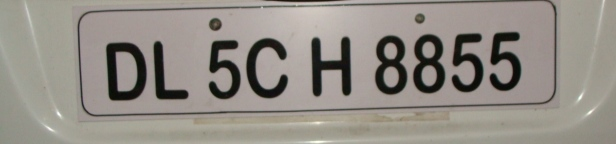
%> input picture ca2/p1/image1.jpg, 616 x 144 px
$ octave p1.m   (GNU Octave 9; MATLAB toolbox functions it lacks are replaced by stand-ins)
%> lines starting %> are read from the running program, lines starting %| are printed output that depends on the picture; in (x1, y1, x2, y2) boxes, pixels count from 0 and x2, y2 are one past the last pixel; in counts of white or black regions, pixels touching at a corner belong together; the program's own positions count from 1
### ca2/mygrayfun.m
function grayimage=mygrayfun(image)
    grayimage=zeros(size(image,1),size(image,2));
    for i=1:size(image,1)
        for j=1:size(image,2)
            grayimage(i,j)=0.299*image(i,j,1)+0.578*image(i,j,2)+0.114*image(i,j,3);
        end
    end
    grayimage=uint8(grayimage);
end

### ca2/mybinaryfun.m
function binaryimage=mybinaryfun(grayimage,threshold)
    binaryimage=zeros(size(grayimage,1),size(grayimage,2));
    for i=1:size(grayimage,1)
        for j=1:size(grayimage,2)
            if(grayimage(i,j)<threshold)
                binaryimage(i,j)=0;
            else
                binaryimage(i,j)=1;
            end
        end
    end
    binaryimage=logical(binaryimage);
end

### ca2/myremovecom.m
function cleanimage=myremovecom(binaryimage,n)
    [row,col]=find(binaryimage==1);
    nodes=[row';col'];
    objectSet={};
    explored=false(size(binaryimage));
    adjRow=[1,1,1,0,0,-1,-1,-1];
    adjCol=[-1,0,1,-1,1,-1,0,1];
    for i=1:size(nodes,2)
        object=[];
        myQueue=[];
        if(explored(nodes(1,i),nodes(2,i))==false)
            explored(nodes(1,i),nodes(2,i))=true;
            object=nodes(:,i);
            myQueue=nodes(:,i);
        else
            continue;
        end

        while size(myQueue,2)
            X = myQueue(1,1);
            Y = myQueue(2,1);
            myQueue(:,1)=[];


            for j=1:size(adjRow,2)
                if((X+adjRow(j)>0) && X+adjRow(j)<=size(binaryimage,1) &&...
                   (Y+adjCol(j)>0) && Y+adjCol(j)<=size(binaryimage,2) &&...
                   explored(X+adjRow(j),Y+adjCol(j))==false &&...
                   binaryimage(X+adjRow(j),Y+adjCol(j))==1)
                      explored(X+adjRow(j),Y+adjCol(j))=true;
                      myQueue=[myQueue [X+adjRow(j);Y+adjCol(j)]];
                      object=[object [X+adjRow(j);Y+adjCol(j)]];
                end
            end
        end
        objectSet = [objectSet object];
    end
    %remove under n connected components:
    toErase=false(size(binaryimage));
    for i=1:size(objectSet, 2)
        if(size(objectSet{i},2)<n)
            index=sub2ind(size(binaryimage),objectSet{i}(1,:),objectSet{i}(2,:));
            toErase(index)=1;
        end
    end
    cleanimage=logical(binaryimage-toErase);
end

### ca2/p1.m
[file, path] = uigetfile({'*.jpg;*.bmp;*.png;*.tif'}, 'Choose an Image');
%> the answer given: p1/image1.jpg
image = imread([path, file]);
%> image is the input picture: size 144x616x3 uint8; mean R, G, B 146.4, 141, 133.6
% figure
% imshow(image);

image = imresize(image,[300 500]);
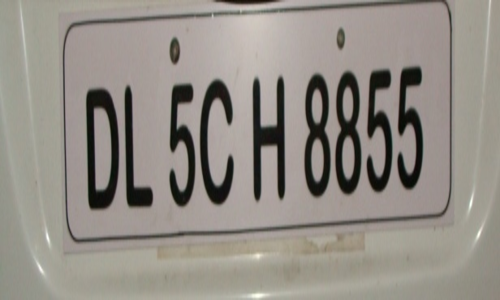
%> image: size 300x500x3 uint8; mean R, G, B 146.4, 141, 133.6
% figure
% imshow(image);

grayimage=mygrayfun(image);
% figure
% imshow(grayimage);

threshold= 255*graythresh(grayimage);
%> threshold = 96
binaryimage=~mybinaryfun(grayimage,threshold);
%> after the loop in mybinaryfun, `for i=1:size(grayimage,1)`:
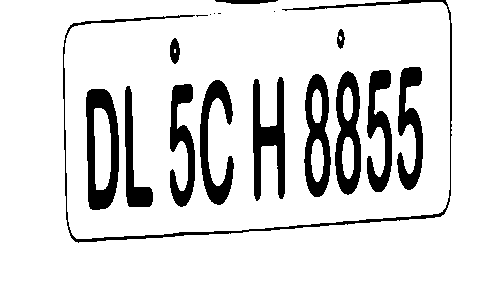
%> binaryimage: size 300x500 double; values 0 (black) and 1 (white), 87.3% white; 18 black regions (5 under 20 px), largest, box (x1, y1, x2, y2) and area: (63, 0, 452, 243) 2482, (86, 89, 119, 210) 2240, (253, 77, 285, 201) 2032
% figure
% imshow(binaryimage);

cleanimage=myremovecom(binaryimage,400);
%> in myremovecom, `[row,col]=find(binaryimage==1);`: row = 18999 values from 1 to 243; col = 18999 values from 64 to 452
%> the loop in myremovecom, `for i=1:size(nodes,2)` made 18999 passes
%> after the loop in myremovecom, `for i=1:size(nodes,2)`: objectSet = 18 items
%> the loop in myremovecom, `for i=1:size(objectSet, 2)` made 18 passes
%> index on passes 8, 9, 11, 13: 63015, 64214, [65414 65714 66014], 82212
%> after the loop in myremovecom, `for i=1:size(objectSet, 2)`:
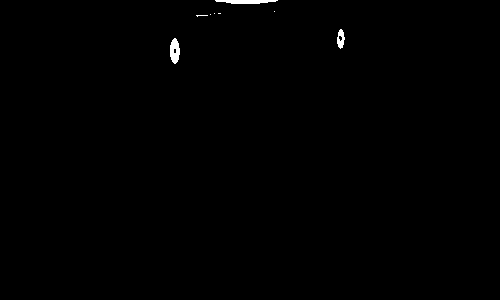
%> toErase: size 300x500 logical; 0.34% white; 8 white regions (5 under 20 px), largest, box (x1, y1, x2, y2) and area: (215, 0, 278, 4) 194, (170, 38, 180, 64) 189, (337, 29, 345, 49) 102
%> after the loop in myremovecom, `for i=1:size(objectSet, 2)`: index = 102 values, max 103240 at index 83, min 101138 at index 1, mean 102148.4
%> in myremovecom, `cleanimage=logical(binaryimage-toErase);`:
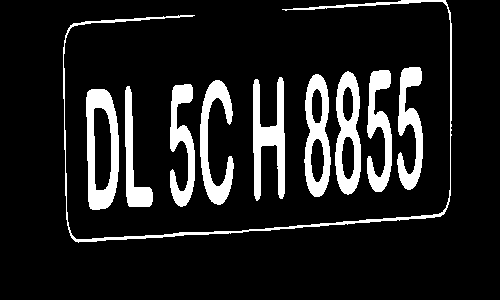
%> cleanimage: size 300x500 logical; 12.3% white; 10 white regions, largest, box (x1, y1, x2, y2) and area: (63, 0, 452, 243) 2482, (86, 89, 119, 210) 2240, (253, 77, 285, 201) 2032
% figure;
% imshow(cleanimage);

background=myremovecom(binaryimage,2300);
%> (the run ends here)
